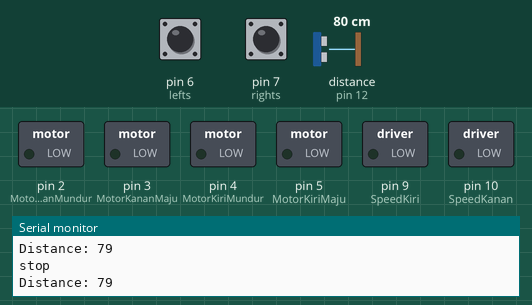
Recording of a sketch running on a simulated Arduino Uno, built with avr-gcc and run on an emulated ATmega328P. Shown: switched loads named in the sketch (green lamp = pin HIGH), the last lines printed to the serial monitor. Wiring (inferred from the names in the program): ultrasonic range finder: trigger pin 11; echo pin 12. Dashed ring = blinking. The inputs (shaded band) are chosen by the test bench; at power-on: distance to the obstacle (sensor on pin 12) 80 cm, pin 6 (lefts) HIGH, pin 7 (rights) HIGH. The echo pulse lasts 58.3 µs per cm; pins used as bus, display or sensor lines are not drawn.

Above: at 4.2 s.
4.3 s: distance to the obstacle (sensor on pin 12) set to 10 cm
5.8 s: distance to the obstacle (sensor on pin 12) set to 7 cm
At 8.3 s:
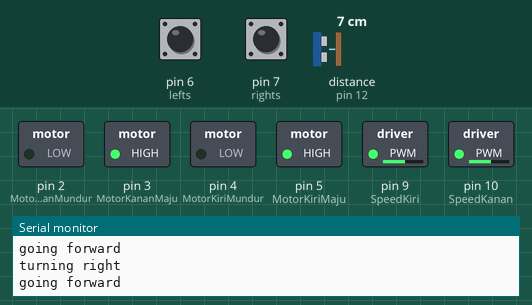
8.8 s: distance to the obstacle (sensor on pin 12) set to 9 cm
At 10.3 s:
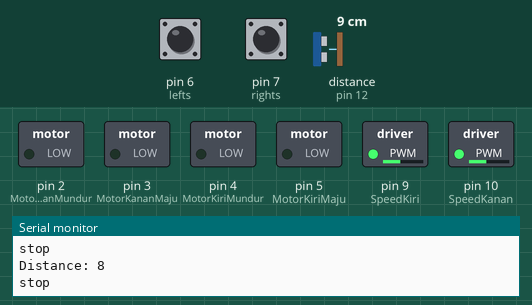
10.6 s: pin 6 (lefts) pulled LOW for 1 s
At 11.4 s:
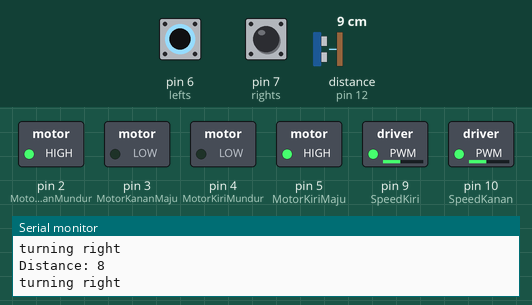
14.6 s: pin 7 (rights) pulled LOW for 1 s
At 15.4 s:
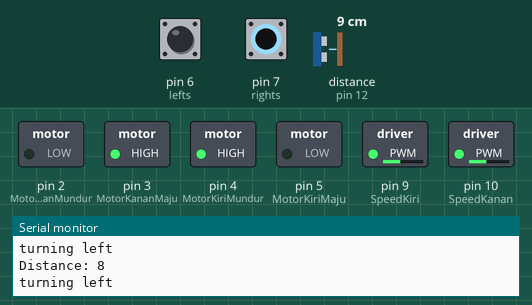
18.6 s: pin 7 (rights) pulled LOW for 3.2 s
At 22.7 s:
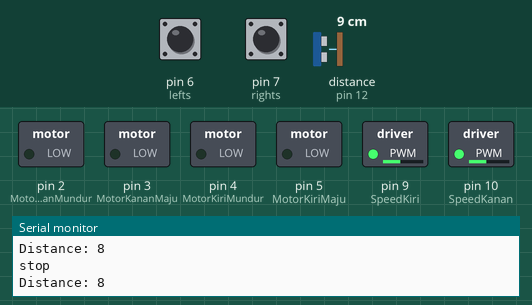
Timing chart, 0 to 24.2 s (numbered marks = the images above; inputs shaded):
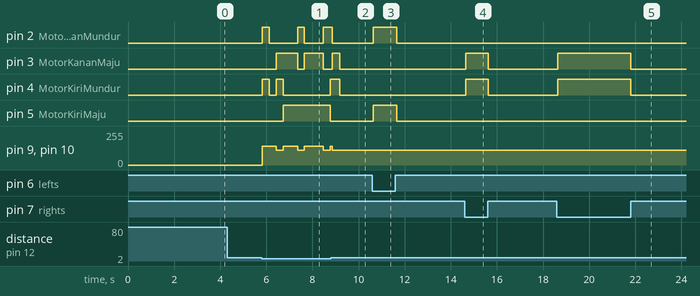

The sketch:

LinoAvoiderBot_verse2.ino
```cpp
//motor Speed
int HighSpeed = 140; //max 255 std HML 110 90 70 HS 160 100 80
int MidSpeed = 110;
int LowSpeed = 110;
int SpeedDelay = 10;
int stop_distance = 8;


// L298N Control Pins
const int MotorKiriMaju = 5;
const int MotorKiriMundur = 4;
const int MotorKananMaju = 3;
const int MotorKananMundur = 2;
const int SpeedKiri = 9;
const int SpeedKanan = 10;


//HC-SR04 Sensor connection
  const int trigPin = 11;
  const int echoPin = 12;

// Line Sensor Pins
  const int lefts = 6;
  const int rights = 7;

  long duration;
  int distance;

  int left_sensor_state;
  int right_sensor_state;

void setup() {
  pinMode(MotorKananMundur,OUTPUT);
  pinMode(MotorKananMaju,OUTPUT); //mo ka maju
  pinMode(MotorKiriMundur,OUTPUT);
  pinMode(MotorKiriMaju,OUTPUT); //mo ki maju

  pinMode(lefts,INPUT);
  pinMode(rights,INPUT);

  pinMode(trigPin, OUTPUT);
  pinMode(echoPin, INPUT);
  //begin serial communication
  Serial.begin(9600);
  delay(3000);

}

void maju()
{
  Serial.println("going forward");
  digitalWrite(MotorKiriMaju,HIGH);
  digitalWrite(MotorKananMaju,HIGH);
  digitalWrite(MotorKananMundur,LOW);
  digitalWrite(MotorKiriMundur,LOW);
  analogWrite (SpeedKiri, HighSpeed);
  analogWrite (SpeedKanan, HighSpeed);
  delay(SpeedDelay);
}

void majutd() //tanpa delay
{
  Serial.println("going forward");
  digitalWrite(MotorKiriMaju,HIGH);
  digitalWrite(MotorKananMaju,HIGH);
  digitalWrite(MotorKananMundur,LOW);
  digitalWrite(MotorKiriMundur,LOW);
  analogWrite (SpeedKiri, HighSpeed);
  analogWrite (SpeedKanan, HighSpeed);

}

void mundur()
{
  digitalWrite(MotorKiriMundur,HIGH);
  digitalWrite(MotorKananMundur,HIGH);
  digitalWrite(MotorKiriMaju,LOW);
  digitalWrite(MotorKananMaju,LOW);
  analogWrite (SpeedKiri, HighSpeed);
  analogWrite (SpeedKanan, HighSpeed);
}

void kanan()
{
  Serial.println("turning right");
  digitalWrite(MotorKiriMaju,HIGH);
  digitalWrite(MotorKananMundur,HIGH);
  digitalWrite(MotorKananMaju,LOW);
  digitalWrite(MotorKiriMundur,LOW);
  analogWrite (SpeedKiri, MidSpeed);
  analogWrite (SpeedKanan, LowSpeed);
  //delay(SpeedDelay);
}

void kiri()
{
  Serial.println("turning left");
  digitalWrite(MotorKananMaju,HIGH);
  digitalWrite(MotorKiriMundur,HIGH);
  digitalWrite(MotorKiriMaju,LOW);
  digitalWrite(MotorKananMundur,LOW);
  analogWrite (SpeedKiri, LowSpeed);
  analogWrite (SpeedKanan, MidSpeed);
  delay(SpeedDelay);
}

void berhenti()
{

  Serial.println("stop");
  digitalWrite(MotorKananMaju,LOW);
  digitalWrite(MotorKiriMundur,LOW);
  digitalWrite(MotorKiriMaju,LOW);
  digitalWrite(MotorKananMundur,LOW);
}

void loop(){
left_sensor_state = digitalRead(lefts);
right_sensor_state = digitalRead(rights);


  //sensor jarak
  digitalWrite(trigPin, LOW);
  delayMicroseconds(2);
  digitalWrite(trigPin, HIGH);
  delayMicroseconds(10);
  digitalWrite(trigPin, LOW);
  duration = pulseIn(echoPin, HIGH);
  distance= duration*0.034/2;
  Serial.print("Distance: ");
  Serial.println(distance);

  //line detected by both
  if(right_sensor_state == LOW && left_sensor_state == LOW){

    maju();
  }

  //line detected by right sensor
  if(right_sensor_state == HIGH && left_sensor_state == LOW){

    kanan();
  }

  //line detected by left sensor
  if(right_sensor_state == LOW && left_sensor_state == HIGH){

    kiri();
  }

  //line detected by none
  if(right_sensor_state == HIGH && left_sensor_state == HIGH){
    //stop
    berhenti();
//    while(true){
//      } //berhenti total
  }


 if(distance < stop_distance)
 {

  mundur();
  delay(300);
  berhenti();
  delay(300);
  kiri();
  delay(300);
  maju();
  delay(600);
  kanan();
  delay(300);
  maju();
  delay(800);
  kanan();
  delay(300);
  majutd();


  left_sensor_state == HIGH;

  while(left_sensor_state == LOW){

  left_sensor_state = digitalRead(lefts);
  right_sensor_state = digitalRead(rights);
  Serial.println("in the first while");


}
        mundur();
        delay(100);
        kiri();
        delay (300);

}


}
```

Measured:
- the behaviour switches between 9 and 8 cm on distance to the obstacle (sensor on pin 12) (found by bisection; images 0 and 1)
- after the input at 5.8 s, pin 2 (MotorKananMundur): goes HIGH 0.30 s, LOW 1.2 s, HIGH 0.30 s, LOW 0.81 s, then HIGH, starting at once; pin 3 (MotorKananMaju): alternates HIGH for 0.87 s and LOW for 0.30 s, starting after 0.63 s
- after the input at 8.8 s, pin 2 (MotorKananMundur): goes on until 8.9 s, then stays LOW; pin 3 (MotorKananMaju): goes on until 9.2 s, then stays LOW; pin 5 (MotorKiriMaju): stays LOW (without the input it goes to HIGH after 1.3 s); pin 9 (SpeedKiri), pin 10 (SpeedKanan): goes on until 8.9 s, then stays 110/255
- after the input at 10.6 s, pin 2 (MotorKananMundur), pin 5 (MotorKiriMaju): LOW → HIGH at once, → LOW 1.0 s later
- after the input at 14.6 s, pin 3 (MotorKananMaju), pin 4 (MotorKiriMundur): LOW → HIGH at once, → LOW 0.97 s later
- after the input at 18.6 s, pin 3 (MotorKananMaju), pin 4 (MotorKiriMundur): LOW → HIGH after 0.05 s, → LOW 3.2 s later
